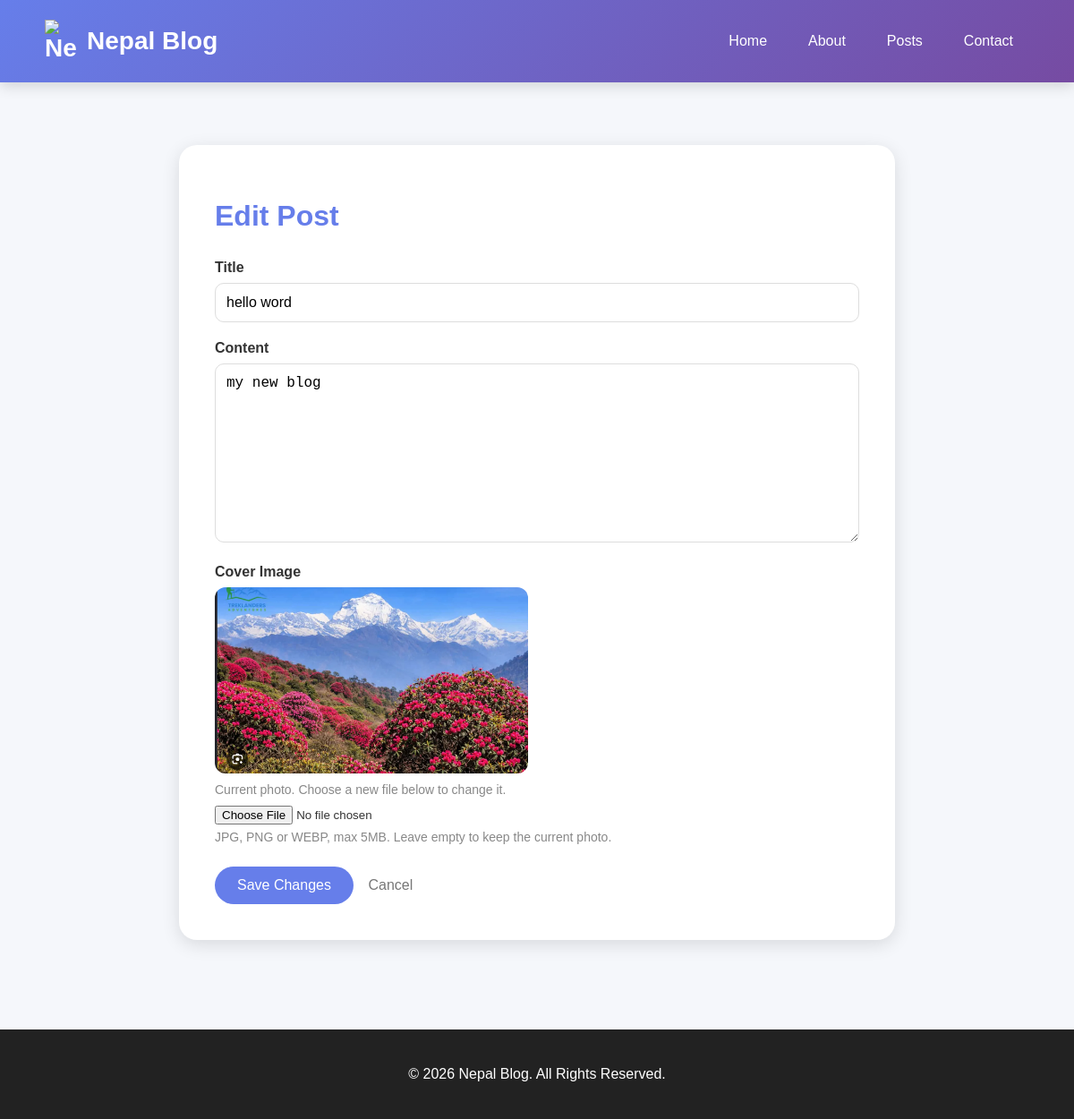
The app's page /posts/9/edit/ with its own data.
### blog/models.py (models this page shows, shortened)
class Post(models.Model):
    title = models.CharField(max_length=200)
    slug = models.SlugField(unique=True, blank=True, null=True)
    content = models.TextField()
    author = models.ForeignKey(
        settings.AUTH_USER_MODEL,
        on_delete=models.CASCADE,
        null=True,
        blank=True,
    )
    cover_image = models.ImageField(
        upload_to="posts/",
        blank=True,
        null=True
    )
    created_at = models.DateTimeField(auto_now_add=True)
    updated_at = models.DateTimeField(auto_now=True)

### blog/views.py (the view)
# urls.py: path("posts/<int:pk>/edit/", views.post_edit, name="post_edit"),
def post_edit(request, pk):
    post = get_object_or_404(Post, pk=pk)
    if request.method == "POST":
        form = PostForm(request.POST, request.FILES, instance=post)
        if form.is_valid():
            form.save()
            return redirect("post_detail", pk=post.pk)
    else:
        form = PostForm(instance=post)
    return render(
        request,
        "blog/post_edit.html",
        {"form": form, "post": post}
    )

### blog/forms.py
class PostForm(forms.ModelForm):
    class Meta:
        model = Post
        fields = ['title', 'content', 'cover_image']

### blog/templates/blog/post_edit.html (shortened to what this page needs)
{% extends "blog/base.html" %}
{% block content %}
<div class="form-box">
    <h1>Edit Post</h1>
    <form method="POST" enctype="multipart/form-data">
        <label>
            Title
        </label>
        <input
            type="text"
            name="title"
            value="{{ post.title }}"
            required
        >
        <label>
            Content
        </label>
        <textarea
            name="content"
            required
        >{{ post.content }}</textarea>
        <label>
            Cover Image
        </label>
        {% if post.cover_image %}
            <img
                src="{{ post.cover_image.url }}"
                alt="{{ post.title }}"
                class="current-photo"
            >
            <div class="hint">Current photo. Choose a new file below to change it.</div>
        {% endif %}
        <input
            type="file"
            name="cover_image"
            accept=".jpg,.jpeg,.png,.webp"
            style="margin-top:10px;"
        >
        <div class="hint">JPG, PNG or WEBP, max 5MB. Leave empty to keep the current photo.</div>
        <button type="submit">
            Save Changes
        </button>
        <a href="{% url 'post_detail' post.pk %}" class="cancel">
            Cancel
        </a>
    </form>
</div>
{% endblock %}

### blog/templates/blog/base.html (style rules this page uses)
* { box-sizing: border-box; }
body { margin: 0; font-family: Arial, sans-serif; background: #f5f7fb; color: #333; }

### blog/templates/blog/post_edit.html (style rules this page uses)
.form-box { max-width: 800px; margin: 50px auto; background: white; padding: 40px; border-radius: 20px; box-shadow: 0 5px 20px rgba(0,0,0,0.12); }
.form-box h1 { color: #667eea; margin-bottom: 30px; }
label { display: block; margin-top: 20px; margin-bottom: 8px; font-weight: bold; }
input[type="text"], textarea { width: 100%; padding: 12px; border: 1px solid #ddd; border-radius: 10px; font-size: 16px; }
textarea { min-height: 200px; resize: vertical; }
.current-photo { width: 100%; max-width: 350px; max-height: 230px; object-fit: cover; border-radius: 12px; display: block; margin-bottom: 10px; }
.hint { color: #888; font-size: 14px; margin-top: 6px; }
button { margin-top: 25px; padding: 12px 25px; border: none; border-radius: 25px; background: #667eea; color: white; font-size: 16px; cursor: pointer; }
.cancel { display: inline-block; margin-left: 12px; color: #777; text-decoration: none; }

### records on screen
Post: title "hello word", content "my new blog", cover_image (picture)
